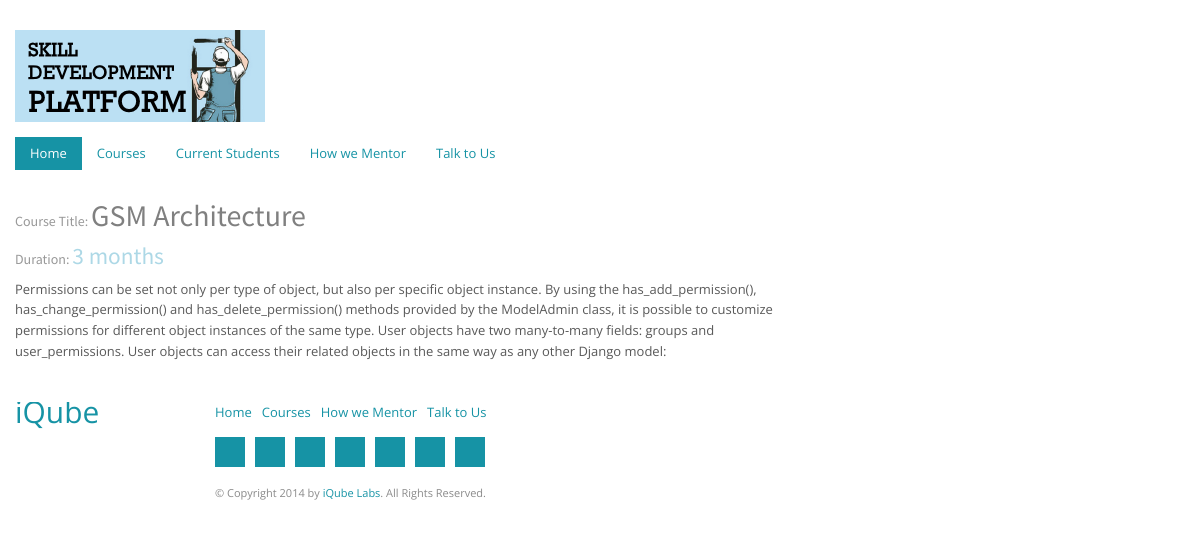
Page /courses/3/gsm-architecture on the committed database.
### operations/models.py (models this page shows, shortened)
class Course(models.Model):
    name = models.CharField(max_length= 100)
    desc = models.TextField()
    duration = models.CharField(max_length= 15)
    prerequisites = models.TextField()
    link = models.CharField(max_length= 200)
    testimonial = models.CharField(max_length= 200)
    active = models.BooleanField()
    created_on = models.DateTimeField(auto_now_add=True)
    slug = models.SlugField(unique=True)
    category = models.CharField(max_length=10, choices=course_categories)
    image = models.ImageField(upload_to="courses")
    class Meta:
        verbose_name_plural = "Courses"

### courses/views.py (the view)
# urls.py: url(r'^(?P<id>\d+)/(?P<slug>[-\w]+)$',courses.views.details, name='course_detail'),
def details(request, id, slug):
    context = {
       'course': get_object_or_404(Course, pk=id)
    }
    template_path = "courses/details.djhtml"
    return render(request, template_path, context)

### courses/templates/courses/details.djhtml
{% extends 'home_base.djhtml' %}
{% block content %}
{% if course %}
<div class="container">
	<div class="row">
		<div class="span8">
			<h3 style="font-size: 2.3em; color: grey "><small>Course Title: </small>{{course.name}}</h3>
			<h4 style="font-size: 1.8em; color: lightblue "><small>Duration: </small>{{course.duration}}</h4>
	        <p >{{course.desc}}</p>
	    </div>
		<div class="span4">
		</div>
	</div>
</div>
{% else %}
Error Between Keyboard and Chair!!!
{% endif %}
{% endblock %}

### static/clear/css/boostrap_responsive.css (style rules this page uses)
@media (min-width: 1200px) { .row { margin-left: -30px; *zoom: 1; } }
@media (min-width: 1200px) { .row:before, .row:after { display: table; line-height: 0; content: ""; } }
@media (min-width: 1200px) { .row:after { clear: both; } }
@media (min-width: 1200px) { [class*="span"] { float: left; min-height: 1px; margin-left: 30px; } }
@media (min-width: 1200px) { .container, .navbar-static-top .container, .navbar-fixed-top .container, .navbar-fixed-bottom .container { width: 1170px; } }
@media (min-width: 1200px) { .span8 { width: 770px; } }
@media (min-width: 1200px) { .span4 { width: 370px; } }

### rows in the picture
Course: name "GSM Architecture", duration "3 months", desc "Permissions can be set not only per type of object, but also per specific object instance. By using the has_add_permission(), has_change_permission() and has_delete_permission() methods provided by the ModelAdmin class, it is possible to customize permissions for different object instances of the same type. User objects have two many-to-many fields: groups and user_permissions. User objects can access their related objects in the same way as any other Django model:"
